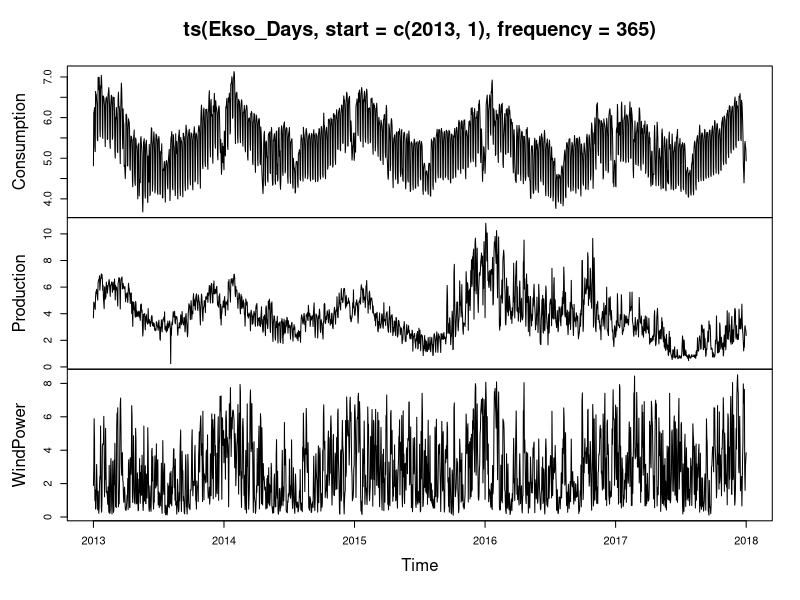

This chart was generated by the following R code:
library(readxl)
library(tseries)

HoursToDaysTransformer = function(X) {
  
  #browser()
  
  Y = X
  
  n = nrow(Y)/24
  m = ncol(Y)
  
  for(i in 1:n){
    for(j in 1:m){
      
      Y[i,j] =  sum(Y[(i:(i-1+24)),j])
      
    }
    
    Y = Y[-((i+1):(i+24-1)),]
    
  }
  
  return(Y)
}

Ekso = read_excel("1.Long_Ekso.xlsx") 

Ekso_Days = HoursToDaysTransformer(Ekso[,(2:4)])/10000

plot(ts(Ekso_Days, start = c(2013,1) , frequency = 365))

adf.test(ts(Ekso_Days[,1]))
adf.test(ts(Ekso_Days[,2]))
adf.test(ts(Ekso_Days[,3]))

